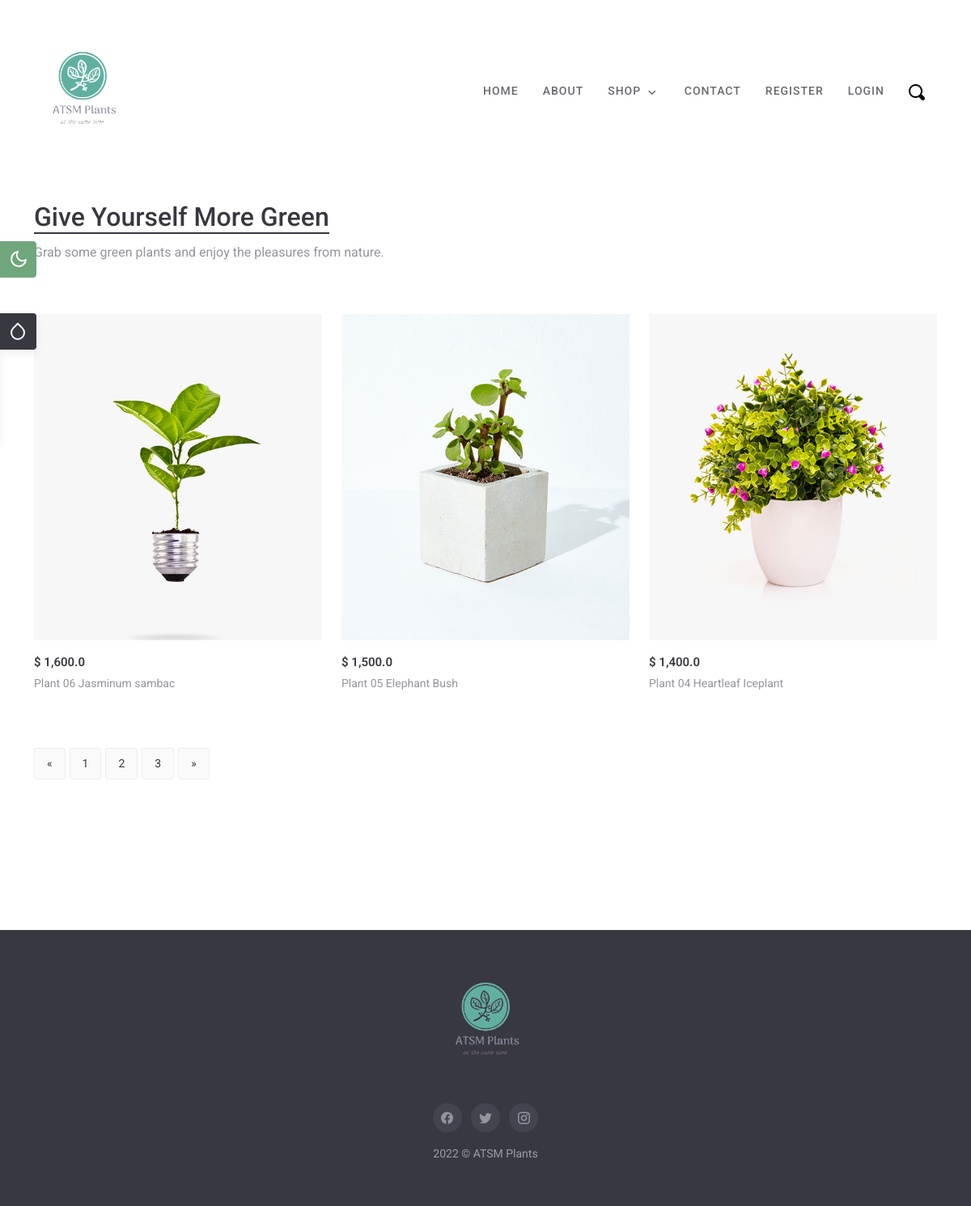
Screenshot of /shop/?page=2 with the database file from the repository.
### shop/models.py (models this page shows, shortened)
class Product(models.Model):
    name = models.CharField(max_length=200)
    description = models.TextField(blank=True)
    price = models.FloatField(default=0)
    size = models.CharField(max_length=20, blank=True)
    light = models.CharField(max_length=20, blank=True)
    care = models.CharField(max_length=20, blank=True)
    photo_main = models.ImageField(upload_to='photos/%Y/%m/%d')
    photo_1 = models.ImageField(upload_to='photos/%Y/%m/%d', blank=True)
    photo_2 = models.ImageField(upload_to='photos/%Y/%m/%d', blank=True)
    list_date = models.DateTimeField(default=datetime.now, blank=True)

### shop/views.py (the view)
# urls.py: path('', views.shop, name="products"),
def shop(request):
    products = Product.objects.order_by('-list_date')
    paginator = Paginator(products, 3)
    page = request.GET.get('page')
    paged_listings = paginator.get_page(page)
    context = {
        'products': paged_listings
    }
    return render(request, 'shop/products.html', context)

### templates/shop/products.html (shortened to what this page needs)
{% extends 'partials/base.html' %} {% load static %} {% block content %}
{% load humanize %}
<section>
  <div class="container">
    <div class="row">
      <div class="col-lg-9">
        <div class="page-title">
          <h2 class="text-dark fw-light lh-base mt-5">
            <span class="fw-medium title">Give Yourself More Green</span>
          </h2>
          <p class="fs-16 text-muted mb-0">
            Grab some green plants and enjoy the pleasures from nature.
          </p>
        </div>
      </div>
    </div>
  </div>
</section>
<section class="sm-section">
      <div class="container" class="col-md-9">
        <div class="row">
          <div class = "container" class="col-md-9">
            <div class="row">
              {% if products %} {% for product in products %}
              <div class="col-lg-4 col-md-6">
                <div class="product-item mt-4">
                  <div class="product-img rounded position-relative">
                    <img
                      class="img-fluid"
                      src="{{ product.photo_main.url }}"
                      alt=""
                    />
                  </div>
                  <div class="pro-content my-3">
                    <div class="d-flex align-items-center">
                      <ins
                        class="pe-2 fs-15 fw-semibold text-decoration-none text-dark"
                        >$ {{ product.price|intcomma }}</ins
                      >
                    </div>
                    <a href="{% url 'product' product.id %}">
                      <p class="text-muted fw-normal lh-base my-1">
                        {{ product.name }}
                      </p>
                    </a>
                  </div>
                </div>
              </div>
              {% endfor %}
              {% else %}
              <div class="col-md-9">
                <p>No product found</p>
              </div>
              {% endif %}
            </div>
          </div>
        <div class="row">
            <div class="col-lg-12 mt-5">
              <nav aria-label="Page navigation example">
                {% if products.has_other_pages %}
                <ul class="pagination">
                  {% if products.has_previous %}
                  <li class="page-item">
                    <a
                      class="page-link"
                      href="?page={{products.previous_page_number}}"
                      aria-label="Previous"
                    >
                      <span aria-hidden="true">&laquo;</span>
                    </a>
                  </li>
                  {% else %}
                  <li class="page-item disabled">
                    <a class="page-link">&laquo;</a>
                  </li>
                  {% endif %}
                  {% for i in products.paginator.page_range %}
                  {% if products.number == i %}
                  <li class="page-item active">
                    <a class="page-link">{{i}}</a>
                  </li>
                  {% else %}
                  <li class="page-item">
                    <a href="?page={{i}}" class="page-link">{{i}}</a>
                  </li>
                  {% endif %} {% endfor %} {% if products.has_next %}
                  <li class="page-item">
                    <a
                      href="?page={{products.next_page_number}}"
                      class="page-link"
                      >&raquo;</a
                    >
                  </li>
                  {% else %}
                  <li class="page-item disabled">
                    <a class="page-link">&raquo;</a>
                  </li>
                  {% endif %}
                </ul>
                {% endif %}
          </div>
        </div>
      </div>
    </div>
</section>
<section class="client-section sm-section">
</section>
{% endblock content %}

### static/css/style.css (style rules this page uses)
body { background-color: #ffffff; font-family: "Roboto", sans-serif; overflow-x: hidden; padding: 30px 0; max-width: 1300px; margin: 0 auto; font-size: 14px; box-shadow: 0px 4px 10px 0px rgba(69, 61, 80, 0.08); }
html { background-color: #edeeef; }
a, a:hover { text-decoration: none !important; outline: none !important; }
h1, h2, h3, h4, h5, h6 { color: #383840; font-family: "Roboto", sans-serif; font-weight: 600; }
.row > * { position: relative; }
@media (min-width: 1200px) { .container { max-width: 1140px; } }
.text-dark { color: #383840 !important; }
.text-muted { color: #93959c !important; }
.fs-15 { font-size: 15px; }
.fs-16 { font-size: 16px; }
.fw-medium { font-weight: 500 !important; }
.fw-semibold { font-weight: 600 !important; }
.sm-section { padding: 40px 0px; }
.title { border-bottom: 2px solid #383840 !important; }
.pagination .page-item { display: inline-block; margin: 5px 6px 0 0; }
.pagination .page-item .page-link { border: 1px solid #ededed; border-radius: 3px; color: #383840; background-color: #fafafa; display: block; float: none; padding: 8px 15px; box-shadow: none !important; }

### rows the page displays
Product: photo_main (picture), price "1,600.0", name "Plant 06 Jasminum sambac"
Product: photo_main (picture), price "1,500.0", name "Plant 05 Elephant Bush"
Product: photo_main (picture), price "1,400.0", name "Plant 04 Heartleaf Iceplant"

### other values shown
{{ i }} "1" "3"
{{ i }} "2"
